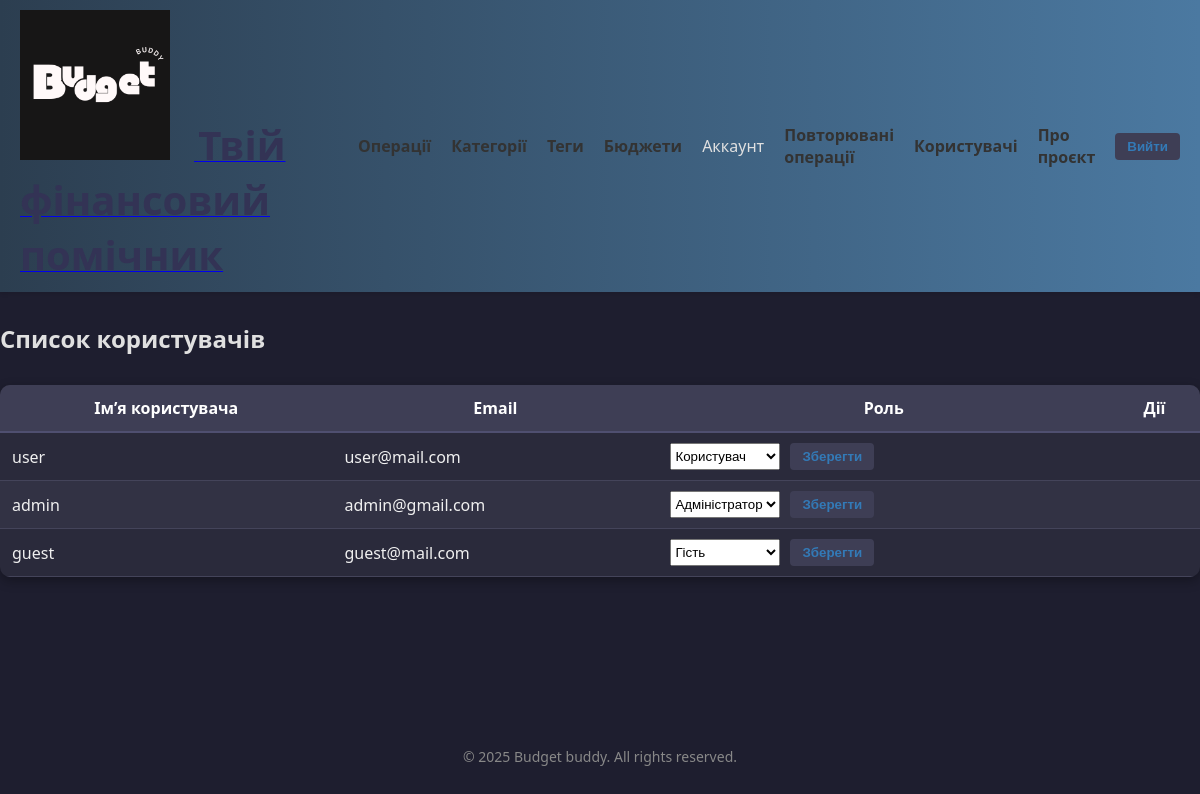
The page /accounts/users/ (signed in) on the database as committed earlier.
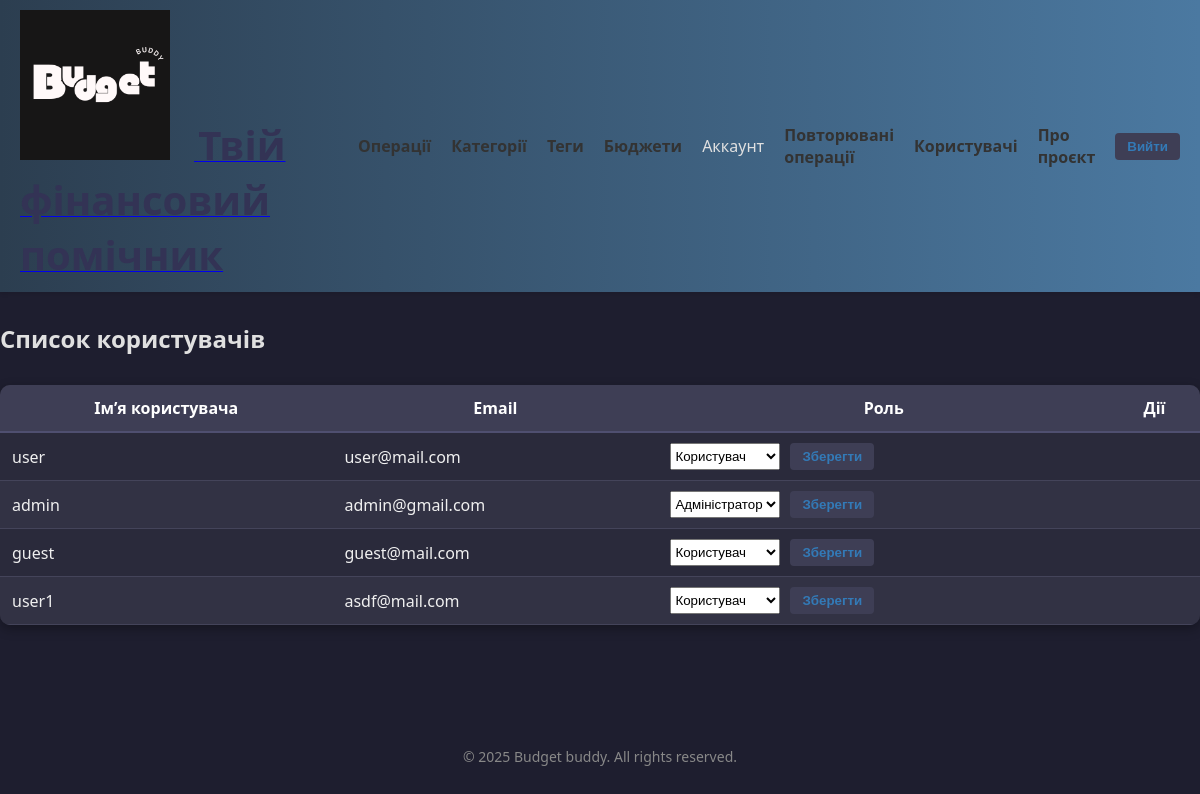
The same page on the database as committed later.
### apps/users/models.py (models this page shows)
class CustomUser(AbstractUser):
    ROLE_CHOICES = [
        ('admin', 'ADMIN'),
        ('user', 'USER'),
        ('guest', 'GUEST'),
    ]
    avatar = models.ImageField(upload_to='avatars/', null=True, blank=True)
    role = models.CharField(max_length=20, choices=ROLE_CHOICES, default='user')

### apps/users/views.py (the view, shortened to what this page needs)
# urls.py: path('users/', views.UsersListView.as_view(), name='users'),
class UsersListView(views.View):
    def get(self, request):
        users = User.objects.all()
        return render(request, 'users/users.html', {'users': users})

### apps/users/templates/users/users.html (shortened to what this page needs)
{% extends 'base.html' %}
{% block content %}
    <div class="container">
        <h2>Список користувачів</h2>
        <table class="table">
            <thead>
            <tr>
                <th>Ім’я користувача</th>
                <th>Email</th>
                <th>Роль</th>
                <th>Дії</th>
            </tr>
            </thead>
            <tbody>
            {% for user in users %}
                <tr>
                    <td>{{ user.username }}</td>
                    <td>{{ user.email }}</td>
                    <td>
                        <form method="post" style="display: flex; gap: 10px;">
                            <select name="role" class="form-select">
                                <option value="user" {% if user.role == 'user' %}selected{% endif %}>Користувач</option>
                                <option value="guest" {% if user.role == 'guest' %}selected{% endif %}>Гість</option>
                                <option value="admin" {% if user.role == 'admin' %}selected{% endif %}>Адміністратор
                                </option>
                            </select>
                            <button type="submit" class="logout-button">Зберегти</button>
                        </form>
                    </td>
                    <td>
                    </td>
                </tr>
            {% endfor %}
            </tbody>
        </table>
    </div>
{% endblock %}

Rows that differ between the two databases and show on the page:
changed CustomUser "guest": role "Гість" → "Користувач"
added CustomUser: username "user1", email "asdf@mail.com", role "Користувач"
